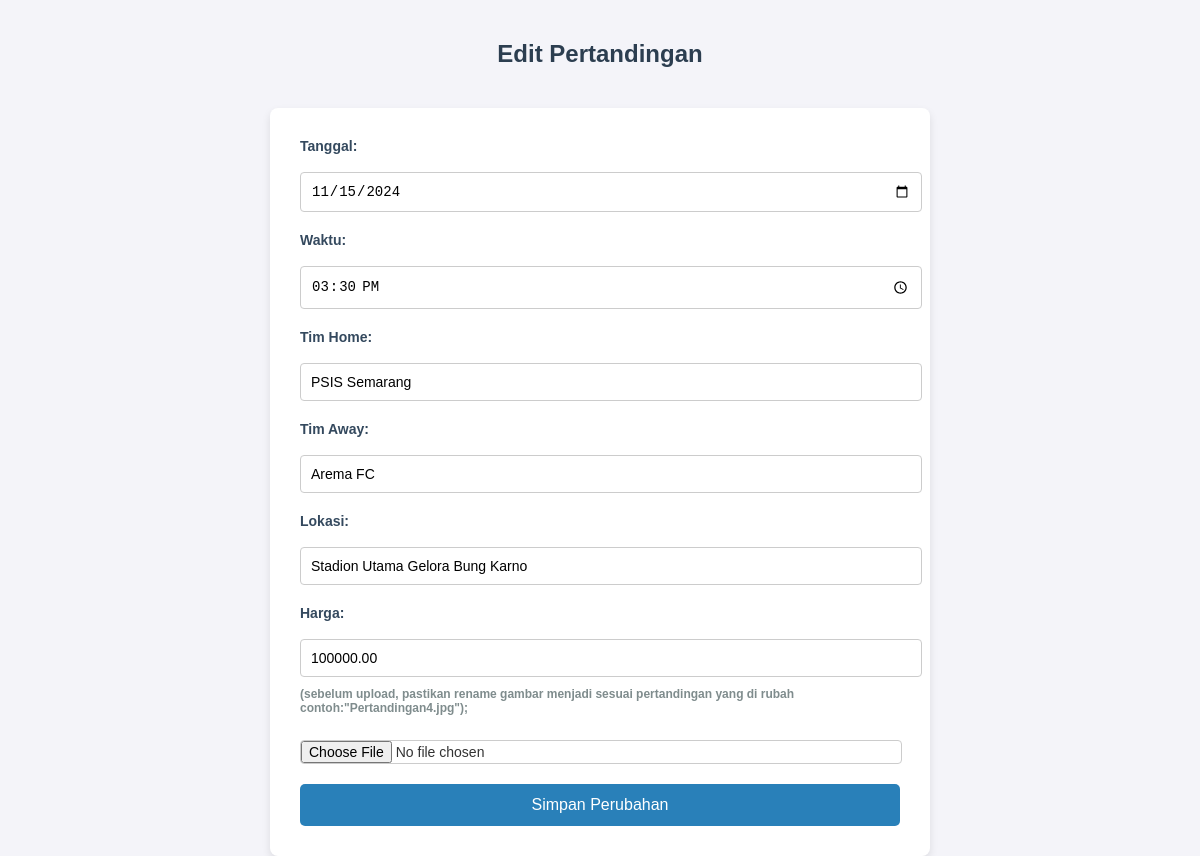
/edit.php?edit=1, run on the app's committed database.
### tables this page shows
CREATE TABLE `pertandingan` (
  `id` int(11) NOT NULL,
  `tanggal` date NOT NULL,
  `waktu` time NOT NULL,
  `tim_home` varchar(50) NOT NULL,
  `tim_away` varchar(50) NOT NULL,
  `lokasi` varchar(100) NOT NULL,
  `harga` decimal(10,2) NOT NULL,
  `gambar` varchar(255) NOT NULL
);

### edit.php (the view, shortened to what this page needs)
<?php
$host = "localhost";
$user = "root";
$password = "";
$dbname = "db_tiket_liga_satu";
$conn = mysqli_connect($host, $user, $password, $dbname);
$rowEdit = null;
if (isset($_GET['edit'])) {
    $idEdit = $_GET['edit'];
    $idEdit = mysqli_real_escape_string($conn, $idEdit);
    $queryEdit = "SELECT * FROM pertandingan WHERE id = $idEdit";
    $resultEdit = mysqli_query($conn, $queryEdit);
    if (mysqli_num_rows($resultEdit) > 0) {
        $rowEdit = mysqli_fetch_assoc($resultEdit);
    } else {
        echo "Pertandingan tidak ditemukan!";
        exit;
    }
}
?>
<!DOCTYPE html>
<html lang="id">
<head>
</head>
<body>
    <h2>Edit Pertandingan</h2>
    <form action="edit.php" method="POST" enctype="multipart/form-data">
        <label for="tanggal">Tanggal:</label>
        <input type="date" name="tanggal" value="<?= isset($rowEdit['tanggal']) ? $rowEdit['tanggal'] : ''; ?>" required>
        <label for="waktu">Waktu:</label>
        <input type="time" name="waktu" value="<?= isset($rowEdit['waktu']) ? $rowEdit['waktu'] : ''; ?>" required>
        <label for="tim_home">Tim Home:</label>
        <input type="text" name="tim_home" value="<?= isset($rowEdit['tim_home']) ? $rowEdit['tim_home'] : ''; ?>" required>
        <label for="tim_away">Tim Away:</label>
        <input type="text" name="tim_away" value="<?= isset($rowEdit['tim_away']) ? $rowEdit['tim_away'] : ''; ?>" required>
        <label for="lokasi">Lokasi:</label>
        <input type="text" name="lokasi" value="<?= isset($rowEdit['lokasi']) ? $rowEdit['lokasi'] : ''; ?>" required>
        <label for="harga">Harga:</label>
        <input type="number" name="harga" value="<?= isset($rowEdit['harga']) ? $rowEdit['harga'] : ''; ?>" required>
        <label class="file-label">(sebelum upload, pastikan rename gambar menjadi sesuai pertandingan yang di rubah contoh:"Pertandingan4.jpg");</label>
        <input type="file" name="gambar">
        <button type="submit">Simpan Perubahan</button>
    </form>
</body>
</html>

### edit.php (style rules this page uses)
body { font-family: Arial, sans-serif; background-color: #f4f4f9; color: #333; margin: 0; padding: 0; }
h2 { text-align: center; color: #2c3e50; padding: 20px; }
form { width: 50%; margin: 0 auto; background-color: #fff; padding: 30px; border-radius: 8px; box-shadow: 0 4px 8px rgba(0, 0, 0, 0.1); }
label { font-size: 14px; font-weight: bold; color: #34495e; margin-bottom: 8px; display: block; }
input[type="date"], input[type="time"], input[type="text"], input[type="number"], input[type="file"] { width: 100%; padding: 10px; margin: 10px 0 20px 0; border: 1px solid #ccc; border-radius: 4px; font-size: 14px; }
input[type="file"] { padding: 0; }
button { background-color: #2980b9; color: white; padding: 12px 20px; border: none; border-radius: 5px; font-size: 16px; cursor: pointer; width: 100%; }
.file-label { font-size: 12px; color: #7f8c8d; margin-top: -10px; display: block; margin-bottom: 15px; }

### data on the page
pertandingan: tanggal "11/15/2024", waktu "15:30:00", tim_home "PSIS Semarang", tim_away "Arema FC", lokasi "Stadion Utama Gelora Bung Karno", harga "100000.00"
